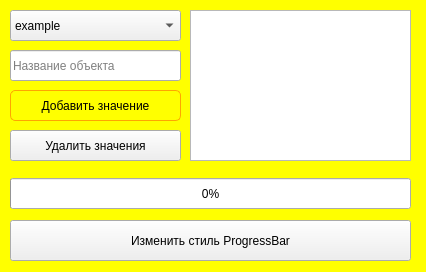
<?xml version="1.0" encoding="UTF-8"?>
<ui version="4.0">
 <class>MainWindow</class>
 <widget class="QMainWindow" name="MainWindow">
  <property name="geometry">
   <rect>
    <x>0</x>
    <y>0</y>
    <width>426</width>
    <height>272</height>
   </rect>
  </property>
  <property name="windowTitle">
   <string>MainWindow</string>
  </property>
  <property name="styleSheet">
   <string notr="true">QMainWindow{
background: yellow; border-radius: 10px;
}</string>
  </property>
  <widget class="QWidget" name="centralwidget">
   <widget class="QComboBox" name="comboBox">
    <property name="geometry">
     <rect>
      <x>10</x>
      <y>10</y>
      <width>171</width>
      <height>31</height>
     </rect>
    </property>
    <item>
     <property name="text">
      <string>example</string>
     </property>
    </item>
    <item>
     <property name="text">
      <string>example2</string>
     </property>
    </item>
   </widget>
   <widget class="QLineEdit" name="lineEdit">
    <property name="geometry">
     <rect>
      <x>10</x>
      <y>50</y>
      <width>171</width>
      <height>31</height>
     </rect>
    </property>
    <property name="placeholderText">
     <string>Название объекта</string>
    </property>
   </widget>
   <widget class="QPushButton" name="pushButton">
    <property name="geometry">
     <rect>
      <x>10</x>
      <y>90</y>
      <width>171</width>
      <height>31</height>
     </rect>
    </property>
    <property name="styleSheet">
     <string notr="true">QPushButton{
border: 1px solid orange;
border-radius: 5px;
}</string>
    </property>
    <property name="text">
     <string>Добавить значение</string>
    </property>
   </widget>
   <widget class="QPushButton" name="pushButton_2">
    <property name="geometry">
     <rect>
      <x>10</x>
      <y>130</y>
      <width>171</width>
      <height>31</height>
     </rect>
    </property>
    <property name="text">
     <string>Удалить значения</string>
    </property>
   </widget>
   <widget class="QPlainTextEdit" name="plainTextEdit">
    <property name="geometry">
     <rect>
      <x>190</x>
      <y>10</y>
      <width>221</width>
      <height>151</height>
     </rect>
    </property>
    <property name="plainText">
     <string/>
    </property>
    <property name="placeholderText">
     <string>Лог программы</string>
    </property>
   </widget>
   <widget class="QPushButton" name="pushButton_3">
    <property name="geometry">
     <rect>
      <x>10</x>
      <y>220</y>
      <width>401</width>
      <height>41</height>
     </rect>
    </property>
    <property name="text">
     <string>Изменить стиль ProgressBar</string>
    </property>
   </widget>
   <widget class="QProgressBar" name="progressBar">
    <property name="geometry">
     <rect>
      <x>10</x>
      <y>178</y>
      <width>401</width>
      <height>31</height>
     </rect>
    </property>
    <property name="font">
     <font>
      <underline>false</underline>
      <strikeout>false</strikeout>
      <stylestrategy>PreferAntialias</stylestrategy>
     </font>
    </property>
    <property name="contextMenuPolicy">
     <enum>Qt::DefaultContextMenu</enum>
    </property>
    <property name="autoFillBackground">
     <bool>false</bool>
    </property>
    <property name="value">
     <number>0</number>
    </property>
    <property name="alignment">
     <set>Qt::AlignCenter</set>
    </property>
    <property name="invertedAppearance">
     <bool>false</bool>
    </property>
    <property name="format">
     <string>%p%</string>
    </property>
   </widget>
  </widget>
 </widget>
 <resources/>
 <connections/>
</ui>
